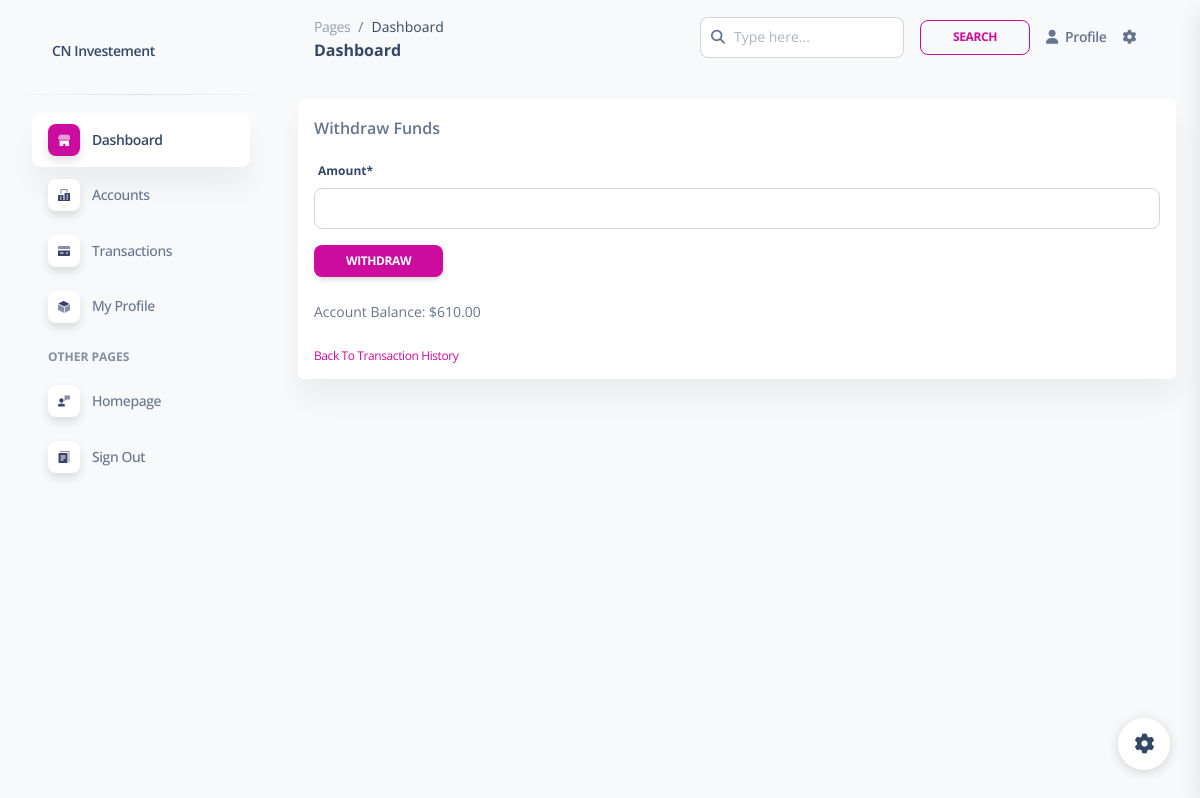
/account/withdraw/ (signed in), run on an earlier commit of the app's database.
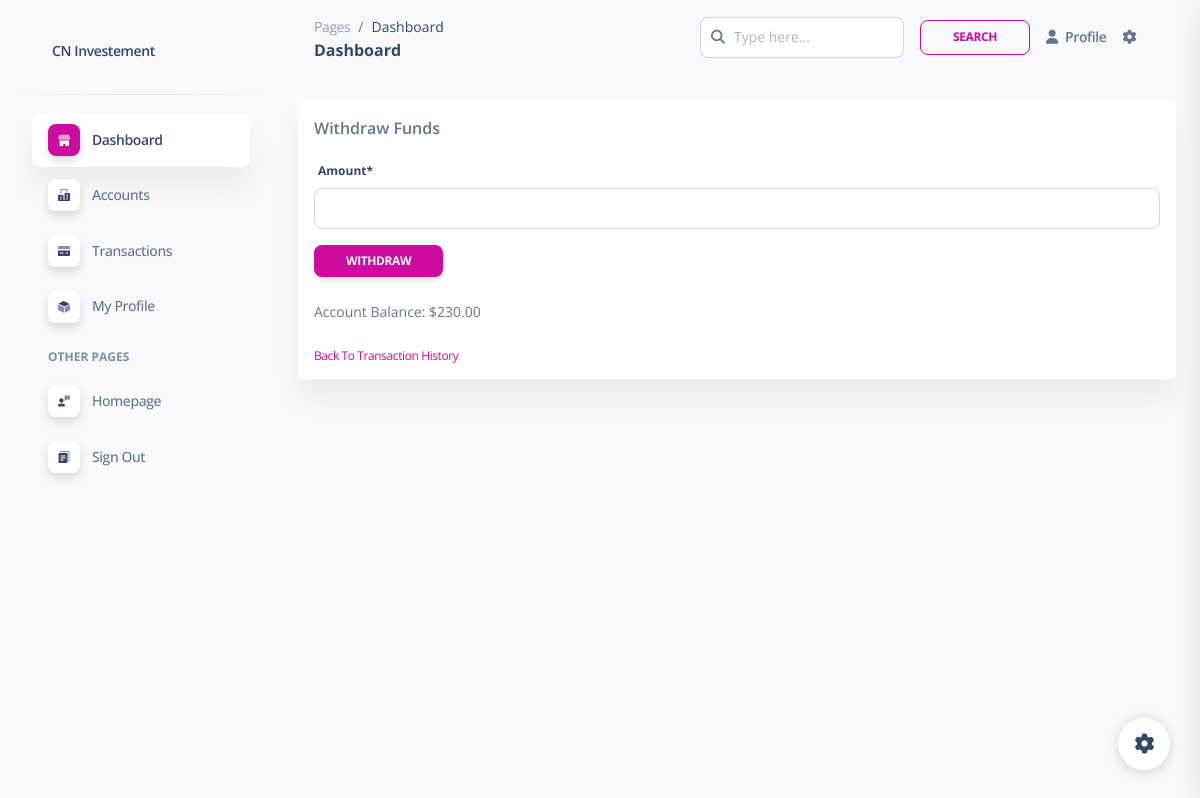
And on a later commit of the database.
### core/models.py (models this page shows, shortened)
class Account(models.Model):
    STATUS = [
        ('Active', 'active'),
        ('Inactive', 'inactive'),
        ('Pending', 'pending'),
        ('On Hold', 'on hold'),
        ('Closed', 'closed'),
    ]
    user = models.OneToOneField(CustomUser, on_delete=models.CASCADE, related_name='account')
    balance = models.DecimalField(max_digits=12, decimal_places=2, default=0.00)
    status = models.CharField(max_length=50, choices=STATUS, default='pending')
    account_no = models.CharField(max_length=12, editable=False, unique=True)

### core/views.py (the view)
# urls.py: path('account/withdraw/', views.withdraw_view, name='withdraw'),
@login_required
def withdraw_view(request):
    account = request.user.account
    if request.method == 'POST':
        form = WithdrawForm(request.POST)
        if form.is_valid():
            with transaction.atomic():
                amount = form.cleaned_data['amount']
                if account.balance >= amount:
                    transaction_record = form.save(commit=False)
                    transaction_record.account = account
                    transaction_record.transaction_type = 'withdrawal'
                    transaction_record.save()
                    account.balance -= amount
                    account.save()
                else:
                    form.add_error('amount', 'Insufficient funds')
            return redirect('transaction_history')
    else:
        form = WithdrawForm()
    return render(request, 'accounts/withdraw.html', {'form': form, 'account': account})

### core/forms.py (shortened to what this page needs)
class WithdrawForm(forms.ModelForm):
    class Meta:
        model = Transaction
        fields = ['amount']

### core/templates/accounts/withdraw.html (shortened to what this page needs)
{% extends '../user_home.html' %}
{% load crispy_forms_tags %}
{% load crispy_forms_filters %}
{% block content %}
<div class="container py-4">
    <div class="card p-3 rounded">
        <p class="font-weight-bold">Withdraw Funds</p>
        <form method="post">
            {{ form | crispy }}
            <input type="submit" class="btn btn-sm btn-primary" value="Withdraw">
        </form>
        <p class="py-2 small">Account Balance: ${{ account.balance }}</p>
        <a href="{% url 'transaction_history' %}" class="text-primary text-xs">Back To Transaction History</a>
    </div>
</div>
{% endblock %}

What changed in the data, as far as the page shows it:
changed Account: balance "610.00" → "230.00"
